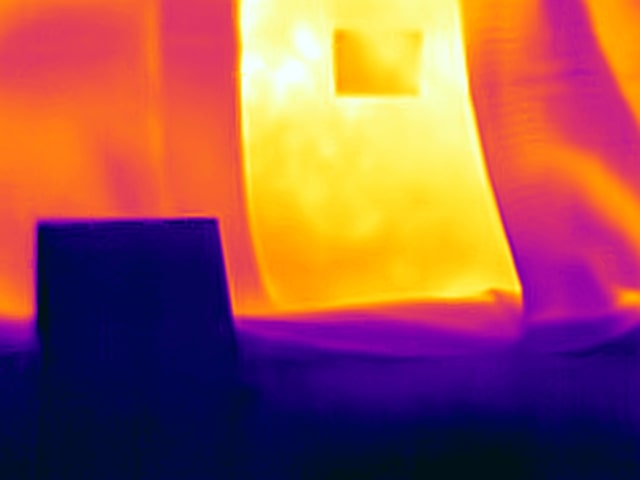
#> input picture thermal/thermal.jpg, 640 x 480 px, found by its file name
$ python -i testing_alignement.py   (imports and definitions only)
#> lines starting #> are read from the running program, lines starting #| are printed output that depends on the picture; after the words box and inside, x2 and y2 are one past the last pixel; in counts of white or black regions, pixels touching at a corner belong together
#> in main, image1 is the input picture: shape (480, 640, 3); mean B, G, R 80.8, 85, 154.5
import os
import cv2
import sys

#To run this file, you need to do the following:
#run python3 alignment.py <filename>
#Scroll down to the TODO and change the file paths tot he location of the thermal and cropped visible(output) images

def blend_images(image1, image2, alpha):
    """
    Blend two images using alpha blending, with emphasized edges on image2.

    Args:
    - image1: The first image (background).
    - image2: The second image (overlay).
    - alpha: The alpha value for blending (between 0.0 and 1.0).

    Returns:
    - blended_image: The resulting blended image.
    """
#> called with alpha = 0.1
    image2_edges = cv2.Canny(image2, 50, 200)
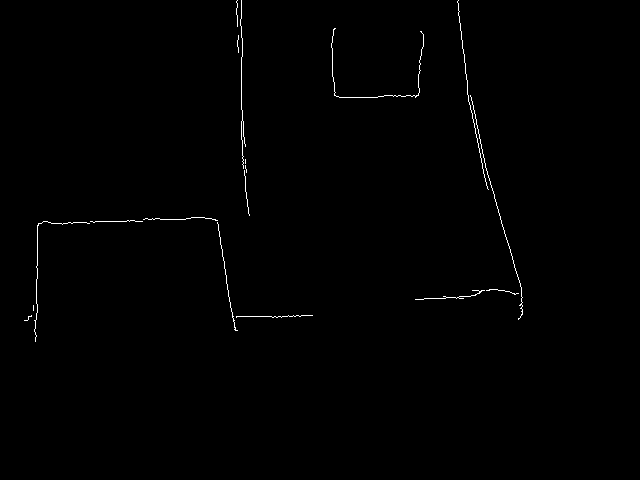
#> image2_edges: shape (480, 640); 0.51% white in thin lines or dots, all inside (x1, y1, x2, y2) = (24, 0, 523, 342)

    image2_edges_bgr = cv2.cvtColor(image2_edges, cv2.COLOR_GRAY2BGR)

    blended_image2 = cv2.addWeighted(image2_edges_bgr, alpha, image2, 1 - alpha, 0)
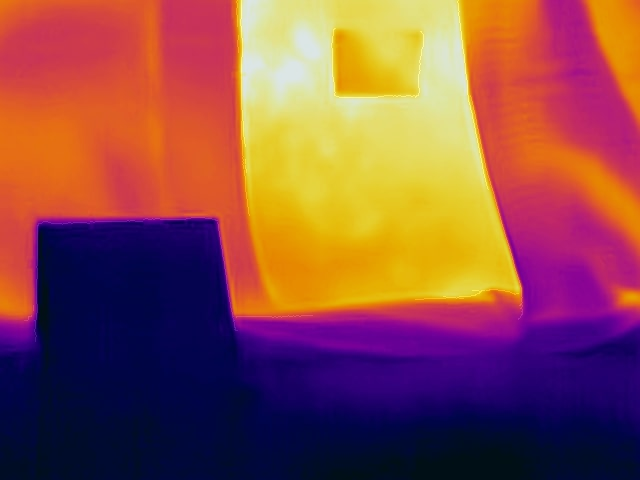
#> blended_image2: shape (480, 640, 3); mean B, G, R 72.8, 76.6, 139.3

    blended_image = cv2.addWeighted(image1, 1 - alpha, blended_image2, alpha, 0)

    return blended_image

def main(filename):
    #TODO: Define the file paths to the place you have the images
    image1_path = os.path.join(r'C:\Users\andre\OneDrive\Desktop\SCRG\thermal', filename)
    image2_path = os.path.join(r'C:\Users\andre\OneDrive\Desktop\SCRG\output', filename)

    # Load the two images
    image1 = cv2.imread(image1_path)
    image2 = cv2.imread(image2_path)

    if image1 is None or image2 is None:
        print(f"Error loading images with filename: {filename}")
        return

    # Define the alpha value (transparency level)
    alpha = 0.1

    blended_image = blend_images(image1, image2, alpha)

    output_directory = os.path.join(os.path.dirname(image1_path), 'blended')
    if not os.path.exists(output_directory):
        os.makedirs(output_directory)

    output_path = os.path.join(output_directory, filename)
    cv2.imwrite(output_path, blended_image)

    print(f"Blended image saved to: {output_path}")

    # Optionally display the blended image
    cv2.imshow('Blended Image', blended_image)
    cv2.waitKey(0)
    cv2.destroyAllWindows()

# [5 lines not run here, left out]

>>> result = main('thermal/thermal.jpg')
